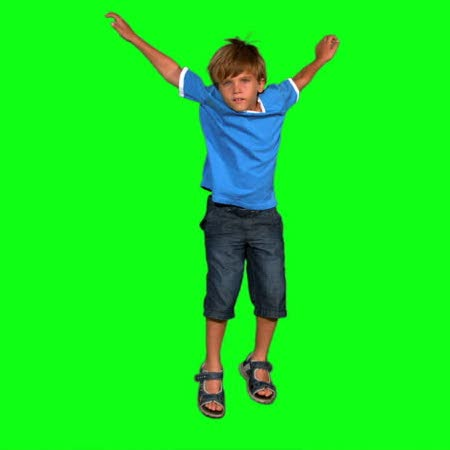
#> input picture 5.1/kid-green.jpg, 450 x 450 px, found by its file name
$ python is_light.py
#> lines starting #> are read from the running program, lines starting #| are printed output that depends on the picture; after the words box and inside, x2 and y2 are one past the last pixel; in counts of white or black regions, pixels touching at a corner belong together
from PIL import Image


def is_light(pixel):
    r = pixel[0]
    g = pixel[1]
    b = pixel[2]
    average = int((r+g+b)/3)
    return average >=128
white_pixel = (255,255,255)
print(is_light(white_pixel))
print(is_light((255,255,255)))

my_image = Image.open("5.1/kid-green.jpg").load()
output_image = Image.open("5.1/kid-green.jpg")
#> output_image is the input picture: PIL image 450x450 RGB; mean R, G, B 23.4, 232.5, 32.8

width = output_image.width
#> width = 450
height = output_image.height
#> height = 450
for i in range(width):
    for j in range(height):
        if is_light(my_image[i,j]):
            output_image.putpixel((i,j),(255,255,255))
        else:
            output_image.putpixel((i,j),(0,0,0))
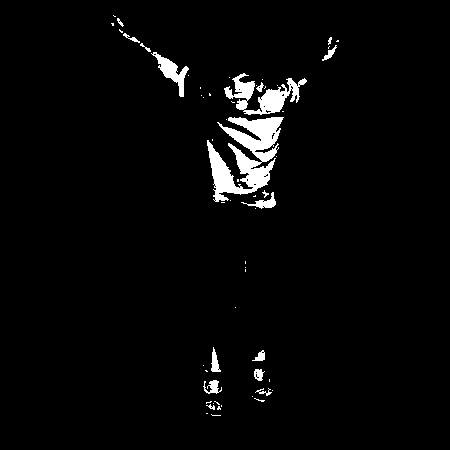
#> output_image: PIL image 450x450 RGB; 3.1% white; 59 white regions (42 under 20 px), largest, box (x1, y1, x2, y2) and area: (207, 117, 284, 202) 3242, (224, 73, 307, 115) 1346, (151, 52, 189, 97) 529
output_image.save("5.1/output_light.png","png")
